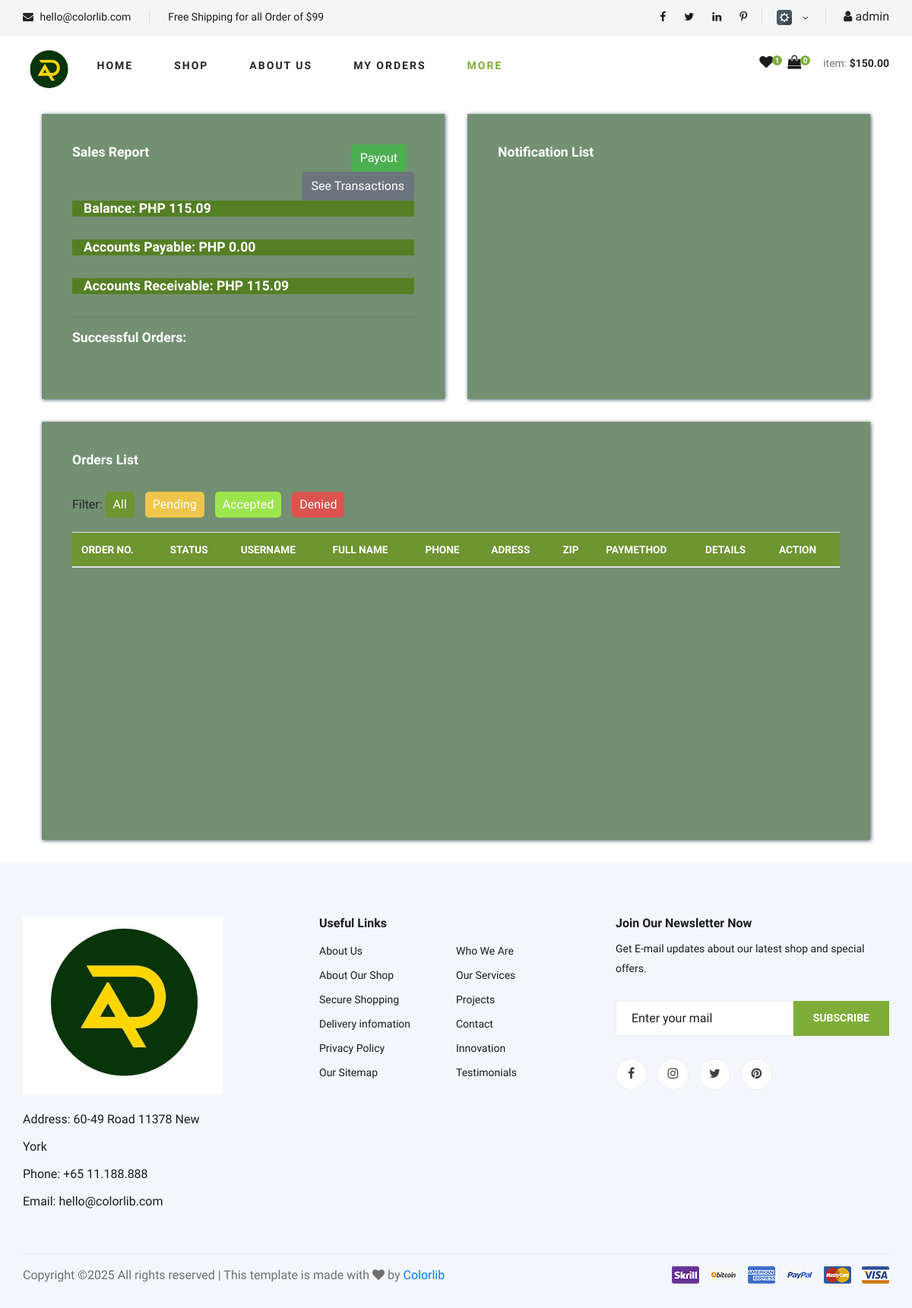
Page /sellerpage (signed in) on the committed database.
### shop/models.py (models this page shows)
class Erp(db.Model):
    id = db.Column(db.Integer, primary_key=True)
    username = db.Column(db.String(255), nullable=False)
    balance = db.Column(db.Float, nullable=False, default=0)
    payable = db.Column(db.Float, nullable=False, default=0)
    receivable = db.Column(db.Float, nullable=False, default=0)

### shop/routes.py (the view)
@app.route('/sellerpage')
def sellerpage():
    if 'name' not in session:
        flash('please login first', 'danger')
        return redirect(url_for('login'))
    if 'name' in session:
        users= User.query
    username = session.get('name')
    cart_items = CartItem.query.filter_by(username=username).all()
    total_items = len(cart_items)
    erp = Erp.query.filter_by(username=username).first()
    orders = (
        db.session.query(Order)
        .join(OrderProduct, Order.id == OrderProduct.order_id)
        .filter(OrderProduct.sellername == username)
        .order_by(desc(OrderProduct.id))  # Order by the id in descending order
        .all()
    )
    return render_template('seller/index.html', orders=orders, total_items=total_items, cart_items=cart_items, erp=erp)

### templates/seller/index.html (shortened to what this page needs)
{% include 'navbar.html' %}
<!DOCTYPE html>
<html lang="en">
<head>
    <link rel="stylesheet" href="static/css2/fontawesome.min.css">
    <link rel="stylesheet" href="static/css2/bootstrap.min.css">
    <link rel="stylesheet" href="static/css2/templatemo-style.css">
</head>
    <body>
            <div class="row tm-content-row" style="margin-left: 40px; margin-right: 40px; padding-top: 150px;">
                <div class="col-sm-12 col-md-12 col-lg-6 col-xl-6 tm-block-col">
                    <div class="tm-bg-primary-dark tm-block tm-block-taller" style="background-color: #739072;">
                        <div class="row">
                            <div class="col">
                              <h1 class="tm-block-title">Sales Report</h1>
                            </div>
                            <div class="col text-right">
                                <a href="{{url_for('payout')}}" class="btn btn-primary" style="background-color: #4CAF50; border: 0; margin-right: 10px;">Payout</a>
                                <a href="{{url_for('transactions')}}" class="btn btn-secondary">See Transactions</a>
                            </div>
                          </div>
                        <div id="pieChartContainer">
                            <h1 class="col tm-block-title" style="background-color: #547f24;">Balance: PHP {{ '{:,.2f}'.format(erp.balance) }}</h1>
                            {% if erp.payable %}
                            <h1 class="col tm-block-title" style="background-color: #547f24;">Accounts Payable: PHP {{ '{:,.2f}'.format(erp.payable) }}</h1>
                            {% else %}
                            <h1 class="col tm-block-title" style="background-color: #547f24;">Accounts Payable: PHP 0.00</h1>
                            {% endif %}
                            <h1 class="col tm-block-title" style="background-color: #547f24;">Accounts Receivable: PHP {{ '{:,.2f}'.format(erp.receivable) }}</h1>
                        </div>
                            <hr>
                            <h2 class="tm-block-title">Successful Orders:</h2>
                            <div class="tm-notification-items" style="max-height: 115px;">
                            </div>
                        </div>
                </div>
                <div class="col-sm-12 col-md-12 col-lg-6 col-xl-6 tm-block-col">
                    <div class="tm-bg-primary-dark tm-block tm-block-taller tm-block-overflow" style="background-color: #739072;">
                        <h2 class="tm-block-title">Notification List</h2>
                        <div class="tm-notification-items">
                        </div>
                    </div>
                </div>
                <div class="col-12 tm-block-col">
                    <div class="tm-bg-primary-dark tm-block tm-block-taller tm-block-scroll" style="background-color: #739072; min-height: 550px; max-height: 550px;">
                        <h2 class="tm-block-title">Orders List</h2>
                        <div class="mb-3">
                            <label class="form-label">Filter:</label>
                            <span class="filter-option" onclick="filterOrders('all')">All</span>
                            <span style="background-color: #EFC54B;" class="filter-option" onclick="filterOrders('pending')">Pending</span>
                            <span style="background-color: #9BE64D;" class="filter-option" onclick="filterOrders('accepted')">Accepted</span>
                            <span style="background-color: #DA534F;" class="filter-option" onclick="filterOrders('denied')">Denied</span>
                        </div>
                        <table class="table" style="background-color: #f4f8f4; width: 100%;">
                            <thead style="background-color: #6D9531;">
                                <tr>
                                    <th scope="col">ORDER NO.</th>
                                    <th scope="col">STATUS</th>
                                    <th scope="col">USERNAME</th>
                                    <th scope="col">FULL NAME</th>
                                    <th scope="col">PHONE</th>
                                    <th scope="col">ADRESS</th>
                                    <th scope="col">ZIP</th>
                                    <th scope="col"> PAYMETHOD</th>
                                    <th scope="col">DETAILS</th>
                                    <th scope="col">ACTION</th>
                                </tr>
                            </thead>
                        </table>
                    </div>
                </div>
            </div>
            {% include 'footer.html' %}
</body>
</html>

### templates/navbar.html (shortened to what this page needs)
<!DOCTYPE html>
<html lang="zxx">
<head>
    <link rel="stylesheet" href="{{ url_for('static', filename='css/bootstrap.min.css') }}" type="text/css">
    <link rel="stylesheet" href="{{ url_for('static', filename='css/font-awesome.min.css') }}" type="text/css">
    <link rel="stylesheet" href="{{ url_for('static', filename='css/elegant-icons.css') }}" type="text/css">
    <link rel="stylesheet" href="{{ url_for('static', filename='css/nice-select.css') }}" type="text/css">
    <link rel="stylesheet" href="{{ url_for('static', filename='css/jquery-ui.min.css') }}" type="text/css">
    <link rel="stylesheet" href="{{ url_for('static', filename='css/owl.carousel.min.css') }}" type="text/css">
    <link rel="stylesheet" href="{{ url_for('static', filename='css/slicknav.min.css') }}" type="text/css">
    <link rel="stylesheet" href="{{ url_for('static', filename='css/style.css') }}" type="text/css">
</head>
<body>
    <header class="header" style="position: fixed; z-index: 999; background-color: white; width: 100%;">
        <div class="header__top">
            <div class="container">
                <div class="row">
                    <div class="col-lg-6 col-md-6">
                        <div class="header__top__left">
                            <ul>
                                <li><i class="fa fa-envelope"></i> hello@colorlib.com</li>
                                <li>Free Shipping for all Order of $99</li>
                            </ul>
                        </div>
                    </div>
                    <div class="col-lg-6 col-md-6">
                        <div class="header__top__right">
                            <div class="header__top__right__social">
                                <a href="#"><i class="fa fa-facebook"></i></a>
                                <a href="#"><i class="fa fa-twitter"></i></a>
                                <a href="#"><i class="fa fa-linkedin"></i></a>
                                <a href="#"><i class="fa fa-pinterest-p"></i></a>
                            </div>
                            <div class="header__top__right__language">
                                {% if 'name' in session %}
                                <img src="{{ url_for('static', filename='img/setting2.jpg') }}" alt="" style="height: 20px; width: 20px;">
                                    <span class="arrow_carrot-down"></span>
                                {% endif %}
                            </div>
                            <div class="header__top__right__auth">
                                {% if session.get('name') %}
                                    <span><i class="fa fa-user"></i>  {{ session['name'] }}</span>
                                {% else %}
                                    <a href="{{ url_for('login') }}"><i class="fa fa-user"></i> Login</a>
                                {% endif %}
                            </div>
                        </div>
                    </div>
                </div>
            </div>
        </div>
        <div class="container">
            <div class="row">
                <div class="col-lg-1">
                    <div class="header__logo">
                        <a href="{{url_for('dashboard')}}"><img src="{{ url_for('static', filename='images/logo.jpg') }}" alt="" style="width: 70px; height: 60px;"></a>
                    </div>
                </div>
                <div class="col-lg-6">
                    <nav class="header__menu">
                        <ul>
                            <li><a href="{{ url_for('dashboard') }}">Home</a></li>
                            <li><a href="{{ url_for('shopgrid') }}">Shop</a></li>
                            <li><a href="./blog.html">About Us</a></li>
                            <li><a href="{{url_for('vieworders')}}">My Orders</a></li>
                            <li class="active"><a href="#">More</a>
                            </li>
                        </ul>
                    </nav>
                </div>
                <div class="col-lg-5">
                    <div class="header__cart">
                        <ul>
                            <li><a href="#"><i class="fa fa-heart"></i> <span>1</span></a></li>
                            <li><a href="{{ url_for('shopcart') }}"><i class="fa fa-shopping-bag"></i> <span>{{ total_items }}</span></a></li>
                        </ul>
                        <div class="header__cart__price">item: <span>$150.00</span></div>
                    </div>
                </div>
            </div>
        </div>
    </header>
</body>
</html>

### static/css/style.css (style rules this page uses)
html, body { height: 100%; font-family: "Cairo", sans-serif; -webkit-font-smoothing: antialiased; font-smoothing: antialiased; }
h1, h2, h3, h4, h5, h6 { margin: 0; color: #111111; font-weight: 400; font-family: "Cairo", sans-serif; }
h1 { font-size: 70px; }
h2 { font-size: 36px; }
img { max-width: 100%; }
ul, ol { padding: 0; margin: 0; }
.header__top { background: #f5f5f5; }
.header__top__left { padding: 10px 0 13px; }
.header__top__left ul li { font-size: 14px; color: #1c1c1c; display: inline-block; margin-right: 45px; position: relative; }
.header__top__left ul li:after { position: absolute; right: -25px; top: 1px; height: 20px; width: 1px; background: #000000; opacity: 0.1; content: ""; }
.header__top__left ul li:last-child { margin-right: 0; }
.header__top__left ul li:last-child:after { display: none; }
.header__top__left ul li i { color: #252525; margin-right: 5px; }
.header__top__right { text-align: right; padding: 10px 0 13px; }
.header__top__right__social { position: relative; display: inline-block; margin-right: 35px; }
.header__top__right__social:after { position: absolute; right: -20px; top: 1px; height: 20px; width: 1px; background: #000000; opacity: 0.1; content: ""; }
.header__top__right__social a { font-size: 14px; display: inline-block; color: #1c1c1c; margin-right: 20px; }
.header__top__right__social a:last-child { margin-right: 0; }
.header__top__right__language { position: relative; display: inline-block; margin-right: 40px; cursor: pointer; }
.header__top__right__language:after { position: absolute; right: -21px; top: 1px; height: 20px; width: 1px; background: #000000; opacity: 0.1; content: ""; }
.header__top__right__language img { margin-right: 6px; }
.header__top__right__language span { font-size: 14px; color: #1c1c1c; position: relative; top: 2px; }
.header__top__right__auth { display: inline-block; }
.header__logo { padding: 15px 0; }
.header__logo a { display: inline-block; }
.header__menu { padding: 24px 0; }
.header__menu ul li { list-style: none; display: inline-block; margin-right: 50px; position: relative; }
.header__menu ul li.active a { color: #7fad39; }
.header__menu ul li:last-child { margin-right: 0; }
.header__menu ul li a { font-size: 14px; color: #252525; text-transform: uppercase; font-weight: 700; letter-spacing: 2px; -webkit-transition: all, 0.3s; -moz-transition: all, 0.3s; -ms-transition: all, 0.3s; -o-transition: all, 0.3s; transition: all, 0.3s; padding: 5px 0; display: block; }
.header__cart { text-align: right; padding: 24px 0; }
.header__cart ul { display: inline-block; margin-right: 25px; }
.header__cart ul li { list-style: none; display: inline-block; margin-right: 15px; }
.header__cart ul li:last-child { margin-right: 0; }
.header__cart ul li a { position: relative; }
.header__cart ul li a i { font-size: 18px; color: #1c1c1c; }
.header__cart ul li a span { height: 13px; width: 13px; background: #7fad39; font-size: 10px; color: #ffffff; line-height: 13px; text-align: center; font-weight: 700; display: inline-block; border-radius: 50%; position: absolute; top: 0; right: -12px; }
.header__cart .header__cart__price { font-size: 14px; color: #6f6f6f; display: inline-block; }
.header__cart .header__cart__price span { color: #252525; font-weight: 700; }
@media only screen and (min-width: 1200px) { .container { max-width: 1170px; } }

### templates/seller/index.html (style rules this page uses)
.filter-option { display: inline-block; padding: 5px 10px; margin-right: 10px; background-color: #6D9531; color: #fff; border-radius: 5px; cursor: pointer; }

### rows in the picture
Erp: name "admin", balance "115.09", receivable "115.09"

### other values in the picture
{{ total_items }} "0"
